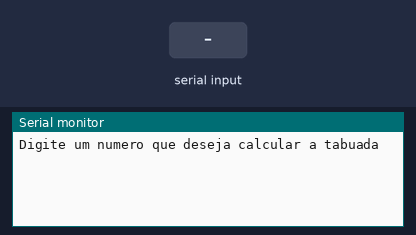
This sketch was run on a simulated Arduino Uno, built with avr-gcc and run on an emulated ATmega328P. On the bench: the last lines printed to the serial monitor. The test bench sets the inputs (shaded band).

Above: at 1.2 s.
1.3 s: "90,45\n" received over Serial
At 2.5 s:
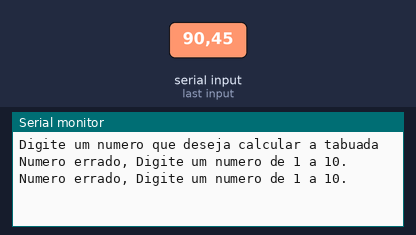
2.8 s: "5\n" received over Serial
At 8.5 s:
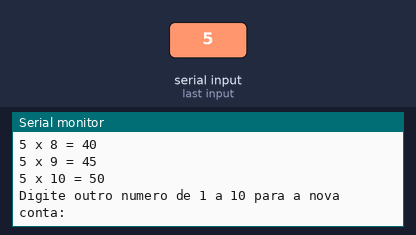

The sketch:

tabuada1.ino
```cpp
void setup() {
  Serial.begin(9600);

  Serial.println("Digite um numero que deseja calcular a tabuada");
}

void loop() {
if (Serial.available() > 0) {
int numero = Serial.parseInt();

if (numero >= 1 && numero <= 10) {
Serial.print("Tabuada do numero ");
Serial.println(numero);

int contador = 1;
while (contador <= 10) {
int resultado = numero * contador;
Serial.print(numero);
Serial.print(" x ");
Serial.print(contador);
Serial.print(" = ");
Serial.println(resultado);

contador++;
delay(500); // delay de 0.5 segundos entre cada linha
}

Serial.println("Digite outro numero de 1 a 10 para a nova conta:");
} else {
Serial.println("Numero errado, Digite um numero de 1 a 10.");
}

// Limpa o serial
while (Serial.available() > 0) {
Serial.read();
}

}

}
```

Measured:
- after the input at 1.3 s, the serial monitor: prints a new line at once (image 1)
- after the input at 2.8 s, the serial monitor: prints a new line at once (image 2)
